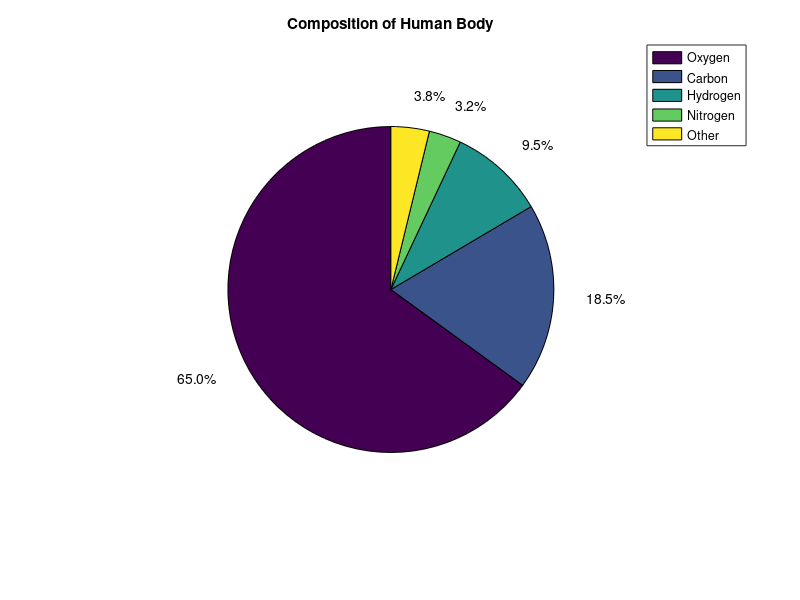

Write the MATLAB code that produced this figure.
figure
values = [65 18.5 9.5 3.2];
values = [values (100 - sum(values))];
names = {'Oxygen', 'Carbon', 'Hydrogen', 'Nitrogen', 'Other'};
explode = [0 0 0 0 0];
labels = cellstr([num2str(values', '%.1f%%' )])';
pie(values, explode, labels);
legend(names, 'Location', 'bestoutside');
title('Composition of Human Body')
print('output.pdf', '-dpdf', '-bestfit');
